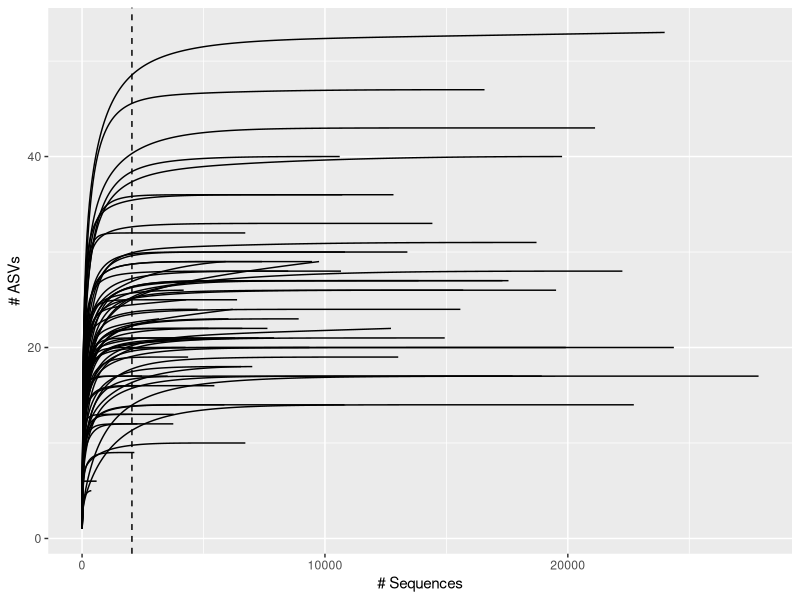

Here is the R script that generated this plot: (Note: this script raises an error after producing the figure.)
## ---- chunk 1
knitr::opts_chunk$set(echo = TRUE)
require("knitr")
opts_knit$set(root.dir = "/Users/alex/Documents/Documents - Alex’s MacBook Pro/Documents/GitHub/Aus-Invasions-2023-Course/Aus23_18S_Metabarcoding")
## ---- chunk 2
setwd("/Users/alex/Documents/Documents - Alex’s MacBook Pro/Documents/GitHub/Aus-Invasions-2023-Course/Aus23_18S_Metabarcoding")
## ---- chunk 3
library(tidyverse)
library(vegan)
library(magrittr)
library(tibble)
library(readxl)
## ---- chunk 4
Tax18S = read.csv("AMF_Taxonomy_FixedFormat.csv") %>%
  rename("#OTU ID"="Feature.ID")
## ---- chunk 5
OtuMat18S = read_tsv("AMF_FeatureTable.tsv") %>%
  column_to_rownames("#OTU ID")
## ---- chunk 6
Metadata_18S=
  read_tsv("MetabarcodingMetadata.txt") %>%
  rename("SampleID"="sample-id") %>% #rename SampleID column
  mutate(TreeSampleType = gsub("-.", "", SampleID)) #generate new column with Tree ID and sample type concatenated

Metadata_18S_pooled=
  Metadata_18S %>%
  distinct(TreeSampleType, .keep_all = TRUE)
## ---- chunk 7
#calculates sequencing depth by taking column sums of OTU table
SeqDepth18S=
  OtuMat18S %>%
  colSums() %>%
  as.data.frame %>%
  set_colnames("n_sequences")

#uses vegan function to generate rarefaction curve dataframe using a step of 50 seqs
RareCurve_18S=
  OtuMat18S %>%
  t %>%
  rarecurve(step=50, tidy=TRUE)

#sets rarefaction depth to 2053 seqs, based on seq depth dataframe
rare_depth_18S=2053
#plots rarefaction curve, drawing a vertical line at the rarefaction depth
ggplot(RareCurve_18S, aes(x=Sample, y=Species, group=Site)) +
  geom_line() +
  geom_vline(xintercept=rare_depth_18S, linetype=2) +
  ylab("# ASVs") +
  xlab("# Sequences")

set.seed(2023) #make sure to set the random seed so that rarefaction is reproducible

#uses vegan rarefaction function to rarefy to previously defined rarefaction depth
OtuMat18S_rare=
  OtuMat18S %>%
  t %>%
  as.data.frame %>%
  rrarefy(sample=rare_depth_18S) %>%
  as.data.frame %>%
  dplyr::select(-which(colSums(.) == 0)) %>%
  filter(rowSums(.) >= 2053)
## ---- chunk 8
OtuMat18S_rare_pooled=
  OtuMat18S_rare %>%
  mutate(TreeSampleType = gsub("-.", "", rownames(.))) %>% #make a new column with the tree ID and sample type
  group_by(TreeSampleType) %>% #group dataframe by tree ID and sample type
  summarise(across(everything(), sum, .names = "{.col}")) %>% #sum together sequence counts for all samples that were from the same tree and sample type
  column_to_rownames("TreeSampleType") #set rownames to tree ID_sample type
## ---- chunk 9
OtuMat18S_rare_pooled_rel=
  OtuMat18S_rare_pooled %>%
  sweep(1, rowSums(.), FUN = "/") 

OtuMat18S_rare_rel=
  OtuMat18S_rare %>%
  sweep(1, rowSums(.), FUN = "/") 

OtuMat18S_rel=
  OtuMat18S %>%
  t %>%
  as.data.frame %>% 
  sweep(1, rowSums(.), FUN = "/")

OtuMat18S_pooled_rel=
  OtuMat18S %>%
  t %>%
  as.data.frame %>%
  mutate(TreeSampleType = gsub("-.", "", rownames(.))) %>% #make a new column with the tree ID and sample type
  group_by(TreeSampleType) %>% #group dataframe by tree ID and sample type
  summarise(across(everything(), sum, .names = "{.col}")) %>% #sum together sequence counts for all samples that were from the same tree and sample type
  column_to_rownames("TreeSampleType") %>% #set rownames to tree ID_sample type
  sweep(1, rowSums(.), FUN = "/")
## ---- chunk 10
Aitchison_unpooled_18S=vegdist(OtuMat18S_rel, method = "aitchison", pseudocount=1)

Aitchison_pooled_18S=vegdist(OtuMat18S_pooled_rel, method = "aitchison", pseudocount=1)
## ---- chunk 11
AlphaDiv_18S=
  data.frame(Shannon=diversity(OtuMat18S_rare, index="shannon"),
             Simpson=diversity(OtuMat18S_rare, index="simpson"),
             Invsimpson=diversity(OtuMat18S_rare, index="invsimpson"),
             Richness=specnumber(OtuMat18S_rare)) %>%
  mutate(SampleID=rownames(.)) %>%
  left_join(Metadata_18S)

AlphaDiv_pooled_18S=
  data.frame(Shannon=diversity(OtuMat18S_rare_pooled, index="shannon"),
             Simpson=diversity(OtuMat18S_rare_pooled, index="simpson"),
             Invsimpson=diversity(OtuMat18S_rare_pooled, index="invsimpson"),
             Richness=specnumber(OtuMat18S_rare_pooled)) %>%
  mutate(TreeSampleType=rownames(.)) %>%
  left_join(Metadata_18S_pooled)
## ---- chunk 12
filepath="../Aus23_18S_Metabarcoding/OTUTables/"

write.csv(AlphaDiv_18S, paste(filepath, "AlphaDiv18S.csv", sep=""))
write.csv(AlphaDiv_pooled_18S, paste(filepath, "AlphaDiv18S_pooled.csv", sep=""))
write.csv(OtuMat18S_rare, paste(filepath, "OtuMat18S_rare.csv", sep=""))
write.csv(OtuMat18S_rare_rel, paste(filepath, "OtuMat18S_rare_rel.csv", sep=""))
write.csv(OtuMat18S_rare_pooled, paste(filepath, "OtuMat18S_rare_pooled.csv", sep=""))
write.csv(OtuMat18S_rare_pooled_rel, paste(filepath, "OtuMat18S_rare_pooled_rel.csv", sep=""))

write.csv(OtuMat18S_pooled_rel, paste(filepath, "OtuMat18S_pooled_rel.csv", sep=""))
write.csv(OtuMat18S_rel, paste(filepath, "OtuMat18S_rel.csv", sep=""))

write.csv(as.matrix(Aitchison_unpooled_18S), paste(filepath, "Aitchison_unpooled_18S.csv", sep=""))
write.csv(as.matrix(Aitchison_pooled_18S), paste(filepath, "Aitchison_pooled_18S.csv", sep=""))
